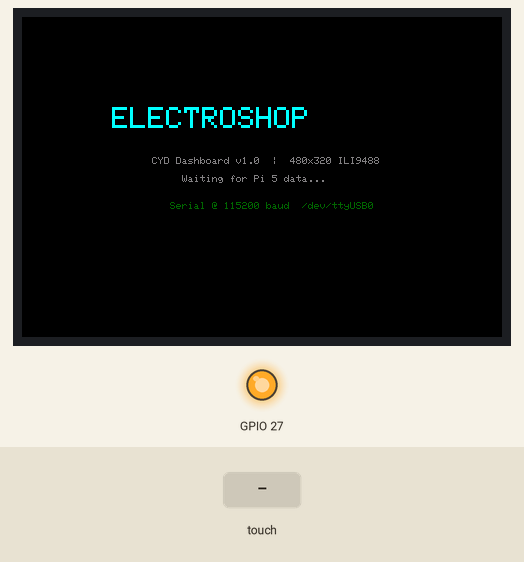
This sketch was run on a simulated ESP32. On the bench: 480×320 colour display, output pins drawn as LEDs (lit = HIGH). The inputs (shaded band) are chosen by the test bench.

Above: at 0.4 s.
4.5 s: screen touched at 87 % across, 90 % down
At 5.9 s:
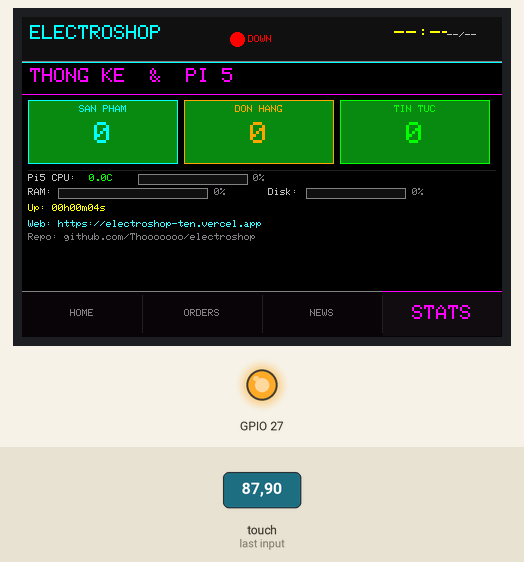
7.5 s: screen touched at 38 % across, 90 % down
At 9.2 s:
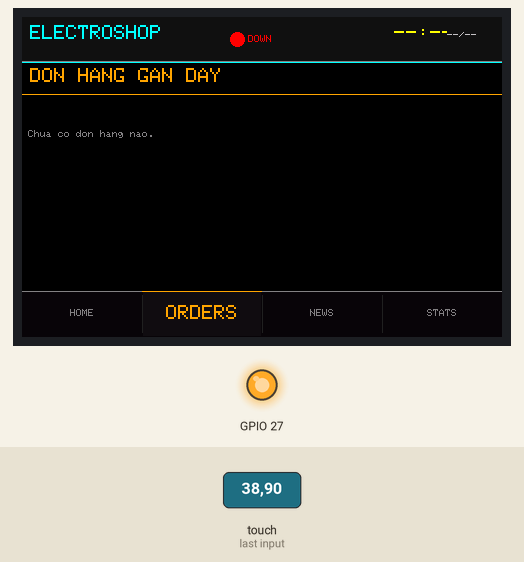
9.5 s: screen touched at 62 % across, 90 % down
At 10.7 s:
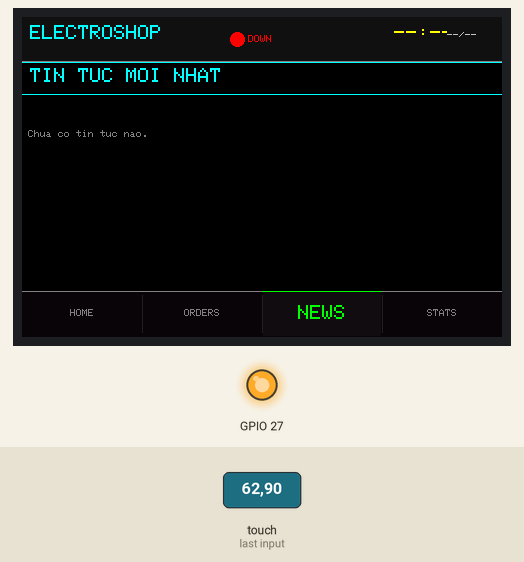
11.5 s: screen touched at 87 % across, 90 % down
At 12.9 s:
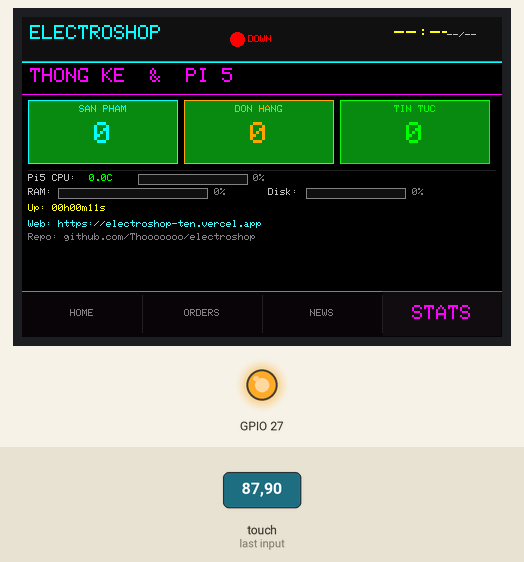
14.5 s: screen touched at 62 % across, 90 % down
At 15.7 s:
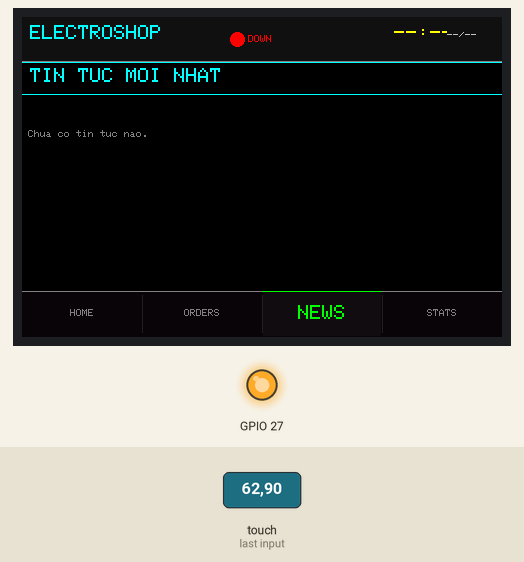
16.5 s: screen touched at 13 % across, 90 % down
At 18.1 s:
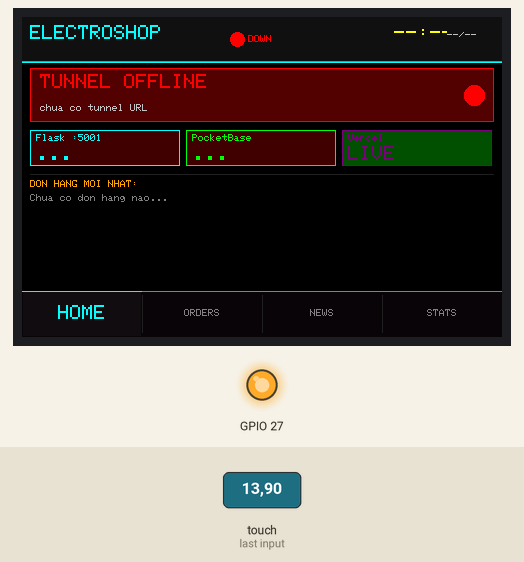
Timing chart, 0 to 19.5 s (numbered marks = the images above; inputs shaded):
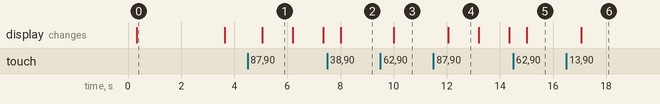

The sketch:

cyd_monitor.ino
```cpp
/*
 * cyd_monitor.ino — ElectroShop Dashboard cho CYD ESP32-2432S035
 * ═══════════════════════════════════════════════════════════════
 * Màn hình 3.5" ILI9488 (480×320, landscape)  |  Touch XPT2046
 * Nhận dữ liệu từ Pi 5 qua USB Serial (CH340C) @ 115200 baud
 *
 * THƯ VIỆN (Arduino Library Manager):
 *   - TFT_eSPI         (Bodmer)
 *   - ArduinoJson      (Benoit Blanchon)  v6+
 *
 * SAO CHÉP User_Setup.h vào thư mục TFT_eSPI trong libraries trước khi nạp!
 *
 * 4 TRANG cảm ứng:
 *   [HOME]  Tunnel + Flask + PocketBase + đơn mới nhất
 *   [ORDERS] 3 đơn hàng gần nhất
 *   [NEWS]   3 tin tức mới nhất
 *   [STATS]  Thống kê web + tài nguyên Pi 5
 */

#include <TFT_eSPI.h>
#include <ArduinoJson.h>
#include <SPI.h>

TFT_eSPI tft = TFT_eSPI();

// ── Màu sắc ──────────────────────────────────────────────
#define C_BG       0x0000
#define C_HEADER   0x1082
#define C_GRAY     0x8410
#define C_LGRAY    0xC618
#define C_WHITE    0xFFFF
#define C_CYAN     0x07FF
#define C_GREEN    0x07E0
#define C_DKGREEN  0x0320
#define C_RED      0xF800
#define C_DKRED    0x6000
#define C_YELLOW   0xFFE0
#define C_ORANGE   0xFD20
#define C_MAGENTA  0xF81F
#define C_BLUE     0x001F
#define C_DKBLUE   0x000F
#define C_PURPLE   0x780F
#define C_TEAL     0x0410

// ── Layout ───────────────────────────────────────────────
#define SCREEN_W  480
#define SCREEN_H  320
#define HEADER_H   44
#define NAV_H      46
#define CONTENT_Y (HEADER_H + 1)
#define CONTENT_H (SCREEN_H - HEADER_H - NAV_H - 2)
#define NAV_Y     (SCREEN_H - NAV_H)

// ── Trang ────────────────────────────────────────────────
#define PAGE_HOME   0
#define PAGE_ORDERS 1
#define PAGE_NEWS   2
#define PAGE_STATS  3
#define NUM_PAGES   4

// ── Touch calibration (chạy sketch calibration nếu lệch) ─
uint16_t calData[5] = { 275, 3620, 264, 3532, 1 };

// ── Dữ liệu nhận từ Pi ───────────────────────────────────
struct Order {
  String name, price, buyer, age;
};
struct NewsItem {
  String title, cat, age;
};

String g_time        = "--:--";
String g_date        = "--/--";
String g_tunnel      = "...";
String g_tunnel_url  = "";
String g_flask       = "...";
String g_pb          = "...";
int    g_prod_total  = 0;
int    g_orders_total= 0;
int    g_news_total  = 0;
// Pi 5 system
float  g_cpu_temp    = 0;
int    g_ram_pct     = 0;
int    g_disk_pct    = 0;
String g_pi_ip       = "";
int    g_cpu_pct     = 0;

Order    g_orders[3];
NewsItem g_news[3];
uint8_t  g_order_count = 0;
uint8_t  g_news_count  = 0;

// ── Trạng thái UI ─────────────────────────────────────────
int           currentPage = PAGE_HOME;
bool          needRedraw  = true;
unsigned long lastHeaderRedraw = 0;
unsigned long bootTime    = 0;
String        serialBuffer = "";

// ═══════════════════════════════════════════════════════════
//  HELPERS
// ═══════════════════════════════════════════════════════════
void fillBar(int x, int y, int w, int h, uint16_t c) {
  tft.fillRect(x, y, w, h, c);
}

// Vẽ thanh tiến trình ngang
void drawBar(int x, int y, int w, int h, int pct, uint16_t fg, uint16_t bg) {
  tft.drawRect(x, y, w, h, C_GRAY);
  fillBar(x+1, y+1, w-2, h-2, bg);
  int filled = ((w-2) * pct) / 100;
  if (filled > 0) fillBar(x+1, y+1, filled, h-2, fg);
}

// Màu theo phần trăm (xanh → vàng → đỏ)
uint16_t pctColor(int pct) {
  if (pct < 60) return C_GREEN;
  if (pct < 80) return C_YELLOW;
  return C_RED;
}

// ═══════════════════════════════════════════════════════════
//  HEADER — vẽ 1 lần khi fullRedraw
// ═══════════════════════════════════════════════════════════
void drawHeader() {
  fillBar(0, 0, SCREEN_W, HEADER_H, C_HEADER);

  // Logo (tĩnh, không đổi)
  tft.setTextColor(C_CYAN, C_HEADER);
  tft.setTextSize(2);
  tft.setCursor(8, 8);
  tft.print("ELECTROSHOP");

  // Tunnel dot
  bool ok = (g_tunnel == "ON");
  tft.fillCircle(215, HEADER_H/2, 7, ok ? C_GREEN : C_RED);
  tft.setTextSize(1);
  tft.setTextColor(ok ? C_GREEN : C_RED, C_HEADER);
  tft.setCursor(226, HEADER_H/2 - 4);
  tft.print(ok ? "LIVE" : "DOWN");

  // Đường kẻ
  tft.drawFastHLine(0, HEADER_H,   SCREEN_W, C_GRAY);
  tft.drawFastHLine(0, HEADER_H+1, SCREEN_W, C_CYAN);

  // Giờ + ngày
  tft.setTextColor(C_YELLOW, C_HEADER);
  tft.setTextSize(2);
  tft.setCursor(SCREEN_W - 108, 8);
  tft.print(g_time);
  tft.setTextSize(1);
  tft.setTextColor(C_LGRAY, C_HEADER);
  tft.setCursor(SCREEN_W - 55, 14);
  tft.print(g_date);

  // Dải màu dưới header
  tft.drawFastHLine(0, HEADER_H,   SCREEN_W, C_GRAY);
  tft.drawFastHLine(0, HEADER_H+1, SCREEN_W, C_CYAN);
}

// ═══════════════════════════════════════════════════════════
//  NAV BAR
// ═══════════════════════════════════════════════════════════
void drawNavBar() {
  const char* names[4] = { "HOME", "ORDERS", "NEWS", "STATS" };
  const uint16_t accents[4] = { C_CYAN, C_ORANGE, C_GREEN, C_MAGENTA };

  fillBar(0, NAV_Y, SCREEN_W, NAV_H, 0x0821);
  tft.drawFastHLine(0, NAV_Y, SCREEN_W, C_GRAY);

  int bw = SCREEN_W / NUM_PAGES;
  for (int i = 0; i < NUM_PAGES; i++) {
    int bx = i * bw;
    bool active = (i == currentPage);
    uint16_t bg = active ? 0x1062 : 0x0821;

    fillBar(bx+1, NAV_Y+1, bw-2, NAV_H-2, bg);

    // Accent bar trên top khi active
    if (active) tft.drawFastHLine(bx, NAV_Y, bw, accents[i]);

    tft.setTextColor(active ? accents[i] : C_GRAY, bg);
    tft.setTextSize(active ? 2 : 1);
    int fw = strlen(names[i]) * (active ? 12 : 6);
    tft.setCursor(bx + (bw - fw)/2, NAV_Y + (active ? 14 : 18));
    tft.print(names[i]);

    if (i > 0) tft.drawFastVLine(bx, NAV_Y+4, NAV_H-8, 0x2104);
  }
}

// ═══════════════════════════════════════════════════════════
//  PAGE 0: HOME
// ═══════════════════════════════════════════════════════════
void drawPageHome() {
  int x = 8, y = CONTENT_Y + 6;

  // ── Tunnel status card ──
  bool tunnelOk = (g_tunnel == "ON");
  uint16_t tbg = tunnelOk ? 0x0320 : 0x5000;
  uint16_t tfg = tunnelOk ? C_GREEN : C_RED;

  fillBar(x, y, SCREEN_W - 16, 54, tbg);
  tft.drawRect(x, y, SCREEN_W - 16, 54, tfg);

  tft.setTextColor(tfg, tbg);
  tft.setTextSize(2);
  tft.setCursor(x+10, y+6);
  tft.print("TUNNEL ");
  tft.print(tunnelOk ? "ONLINE  " : "OFFLINE ");
  tft.fillCircle(x + SCREEN_W - 36, y+27, 10, tfg);

  tft.setTextSize(1);
  tft.setTextColor(C_LGRAY, tbg);
  String urlShow = g_tunnel_url.length() > 0 ? g_tunnel_url : "chua co tunnel URL";
  if (urlShow.length() > 52) urlShow = urlShow.substring(0, 52);
  tft.setCursor(x+10, y+36);
  tft.print(urlShow);

  y += 62;

  // ── Service status row ──
  struct { const char* lbl; String* val; uint16_t color; } svcs[3] = {
    { "Flask :5001",  &g_flask, C_CYAN   },
    { "PocketBase",   &g_pb,    C_GREEN  },
    { "Vercel",       nullptr,  C_PURPLE },
  };
  int sw = (SCREEN_W - 16) / 3 - 4;
  for (int i = 0; i < 3; i++) {
    int sx = x + i*(sw+6);
    String val = (i < 2) ? *svcs[i].val : "LIVE";
    bool svcOk = (val == "ON" || val == "LIVE");
    uint16_t sbg = svcOk ? 0x0280 : 0x4000;
    fillBar(sx, y, sw, 36, sbg);
    tft.drawRect(sx, y, sw, 36, svcs[i].color);
    tft.setTextColor(svcs[i].color, sbg);
    tft.setTextSize(1);
    tft.setCursor(sx+6, y+4);
    tft.print(svcs[i].lbl);
    tft.setTextSize(2);
    tft.setCursor(sx+6, y+16);
    tft.print(val);
  }

  y += 44;

  // ── Đơn hàng mới nhất ──
  tft.drawFastHLine(x, y, SCREEN_W-16, 0x2104);
  y += 6;
  tft.setTextColor(C_ORANGE, C_BG);
  tft.setTextSize(1);
  tft.setCursor(x, y);
  tft.print("DON HANG MOI NHAT:");
  y += 14;

  if (g_order_count > 0) {
    tft.setTextColor(C_WHITE, C_BG);
    tft.setTextSize(1);
    String nm = g_orders[0].name;
    if (nm.length() > 34) nm = nm.substring(0, 34) + "..";
    tft.setCursor(x, y);
    tft.print(nm);
    tft.setTextColor(C_YELLOW, C_BG);
    tft.setCursor(x + 270, y);
    tft.print(g_orders[0].price + "d");
    y += 14;
    tft.setTextColor(C_GRAY, C_BG);
    tft.setCursor(x, y);
    String inf = "KH: " + g_orders[0].buyer + "   " + g_orders[0].age + " truoc";
    if (inf.length() > 58) inf = inf.substring(0, 58);
    tft.print(inf);
  } else {
    tft.setTextColor(C_GRAY, C_BG);
    tft.setCursor(x, y);
    tft.print("Chua co don hang nao...");
  }
}

// ═══════════════════════════════════════════════════════════
//  PAGE 1: ORDERS
// ═══════════════════════════════════════════════════════════
void drawPageOrders() {
  int x = 6, y = CONTENT_Y + 6;

  tft.setTextColor(C_ORANGE, C_BG);
  tft.setTextSize(2);
  tft.setCursor(x+2, y);
  tft.print("DON HANG GAN DAY");
  y += 26;
  tft.drawFastHLine(0, y, SCREEN_W, C_ORANGE);
  y += 6;

  if (g_order_count == 0) {
    tft.setTextColor(C_GRAY, C_BG);
    tft.setTextSize(1);
    tft.setCursor(x, y+30);
    tft.print("Chua co don hang nao.");
    return;
  }

  int cardH = (CONTENT_H - 40) / 3;
  for (int i = 0; i < g_order_count && i < 3; i++) {
    int cy = y + i*(cardH + 3);
    uint16_t cbg = (i % 2 == 0) ? 0x0C41 : 0x0821;
    fillBar(x, cy, SCREEN_W-12, cardH, cbg);
    tft.drawRect(x, cy, SCREEN_W-12, cardH, C_ORANGE);

    // Badge số thứ tự
    fillBar(x+2, cy+2, 22, cardH-4, C_ORANGE);
    tft.setTextColor(C_BG, C_ORANGE);
    tft.setTextSize(2);
    tft.setCursor(x+5, cy + cardH/2 - 8);
    tft.print(i+1);

    // Tên sản phẩm
    tft.setTextColor(C_WHITE, cbg);
    tft.setTextSize(1);
    String nm = g_orders[i].name;
    if (nm.length() > 40) nm = nm.substring(0, 40) + "..";
    tft.setCursor(x+30, cy+4);
    tft.print(nm);

    // Giá
    tft.setTextColor(C_YELLOW, cbg);
    tft.setTextSize(2);
    String pr = g_orders[i].price;
    if (pr.length() > 14) pr = pr.substring(0, 14);
    tft.setCursor(x+30, cy+18);
    tft.print(pr + "d");

    // Thông tin phụ
    tft.setTextColor(C_LGRAY, cbg);
    tft.setTextSize(1);
    tft.setCursor(x+30, cy+cardH-14);
    String inf = "KH: " + g_orders[i].buyer + "   " + g_orders[i].age;
    if (inf.length() > 46) inf = inf.substring(0, 46);
    tft.print(inf);
  }
}

// ═══════════════════════════════════════════════════════════
//  PAGE 2: NEWS
// ═══════════════════════════════════════════════════════════
void drawPageNews() {
  int x = 6, y = CONTENT_Y + 6;

  tft.setTextColor(C_CYAN, C_BG);
  tft.setTextSize(2);
  tft.setCursor(x+2, y);
  tft.print("TIN TUC MOI NHAT");
  y += 26;
  tft.drawFastHLine(0, y, SCREEN_W, C_CYAN);
  y += 6;

  if (g_news_count == 0) {
    tft.setTextColor(C_GRAY, C_BG);
    tft.setTextSize(1);
    tft.setCursor(x, y+30);
    tft.print("Chua co tin tuc nao.");
    return;
  }

  int cardH = (CONTENT_H - 40) / 3;
  const uint16_t catColors[3] = { C_CYAN, C_GREEN, C_MAGENTA };

  for (int i = 0; i < g_news_count && i < 3; i++) {
    int cy = y + i*(cardH + 3);
    uint16_t cbg = (i % 2 == 0) ? 0x0008 : 0x0420;
    uint16_t cc  = catColors[i % 3];

    fillBar(x, cy, SCREEN_W-12, cardH, cbg);
    tft.drawRect(x, cy, SCREEN_W-12, cardH, cc);

    // Badge category
    tft.setTextSize(1);
    String cat = g_news[i].cat;
    if (cat.length() > 10) cat = cat.substring(0, 10);
    int catW = cat.length() * 6 + 10;
    fillBar(x+2, cy+3, catW, 16, cc);
    tft.setTextColor(C_BG, cc);
    tft.setCursor(x+6, cy+5);
    tft.print(cat);

    // Tiêu đề (2 dòng nếu cần)
    tft.setTextColor(C_WHITE, cbg);
    String title = g_news[i].title;
    int titleX = catW + x + 8;

    if (title.length() <= 32) {
      tft.setCursor(titleX, cy + 7);
      tft.print(title);
    } else {
      tft.setCursor(titleX, cy + 3);
      tft.print(title.substring(0, 32));
      tft.setCursor(x+4, cy + 18);
      String rest = title.substring(32);
      if (rest.length() > 54) rest = rest.substring(0, 54) + "..";
      tft.print(rest);
    }

    // Thời gian + link
    tft.setTextColor(C_GRAY, cbg);
    tft.setCursor(x+4, cy + cardH - 13);
    tft.print(g_news[i].age + " truoc");

    tft.setTextColor(0x07BF, cbg);
    tft.setCursor(SCREEN_W - 115, cy + cardH - 13);
    tft.print("electroshop-ten.vercel.app");
  }
}

// ═══════════════════════════════════════════════════════════
//  PAGE 3: STATS
// ═══════════════════════════════════════════════════════════
void drawPageStats() {
  int x = 6, y = CONTENT_Y + 6;

  tft.setTextColor(C_MAGENTA, C_BG);
  tft.setTextSize(2);
  tft.setCursor(x+2, y);
  tft.print("THONG KE  &  PI 5");
  y += 26;
  tft.drawFastHLine(0, y, SCREEN_W, C_MAGENTA);
  y += 6;

  // ── 3 stat cards ──
  struct { const char* lbl; int val; uint16_t color; } cards[3] = {
    { "SAN PHAM",  g_prod_total,    C_CYAN   },
    { "DON HANG",  g_orders_total,  C_ORANGE },
    { "TIN TUC",   g_news_total,    C_GREEN  },
  };
  int cw = (SCREEN_W - 16) / 3 - 4;
  for (int i = 0; i < 3; i++) {
    int cx = x + i*(cw+6);
    uint16_t cbg = 0x0C42;
    fillBar(cx, y, cw, 64, cbg);
    tft.drawRect(cx, y, cw, 64, cards[i].color);
    tft.setTextColor(cards[i].color, cbg);
    tft.setTextSize(1);
    int lw = strlen(cards[i].lbl) * 6;
    tft.setCursor(cx + (cw-lw)/2, y+5);
    tft.print(cards[i].lbl);
    tft.setTextSize(3);
    String ns = String(cards[i].val);
    int nw = ns.length() * 18;
    tft.setCursor(cx + (cw-nw)/2, y+22);
    tft.print(ns);
  }

  y += 72;

  // ── Pi 5 System Info ──
  tft.drawFastHLine(x, y-2, SCREEN_W-12, 0x2104);

  // CPU Temp
  tft.setTextColor(C_LGRAY, C_BG);
  tft.setTextSize(1);
  tft.setCursor(x, y+2);
  tft.print("Pi5 CPU:");
  uint16_t tempColor = (g_cpu_temp < 65) ? C_GREEN : (g_cpu_temp < 75) ? C_YELLOW : C_RED;
  tft.setTextColor(tempColor, C_BG);
  tft.setCursor(x+55, y+2);
  char tempBuf[10];
  dtostrf(g_cpu_temp, 4, 1, tempBuf);
  tft.print(tempBuf); tft.print("C");

  // CPU bar
  drawBar(x+110, y+2, 110, 11, g_cpu_pct, pctColor(g_cpu_pct), 0x1082);
  tft.setTextColor(C_GRAY, C_BG);
  tft.setCursor(x+225, y+2);
  tft.print(String(g_cpu_pct) + "%");

  y += 16;

  // RAM
  tft.setTextColor(C_LGRAY, C_BG);
  tft.setCursor(x, y);
  tft.print("RAM:");
  drawBar(x+30, y, 150, 11, g_ram_pct, pctColor(g_ram_pct), 0x1082);
  tft.setTextColor(C_GRAY, C_BG);
  tft.setCursor(x+186, y);
  tft.print(String(g_ram_pct) + "%");

  // Disk
  tft.setTextColor(C_LGRAY, C_BG);
  tft.setCursor(x+240, y);
  tft.print("Disk:");
  drawBar(x+278, y, 100, 11, g_disk_pct, pctColor(g_disk_pct), 0x1082);
  tft.setTextColor(C_GRAY, C_BG);
  tft.setCursor(x+384, y);
  tft.print(String(g_disk_pct) + "%");

  y += 16;

  // IP + Uptime
  unsigned long up = (millis() - bootTime) / 1000;
  char uptimeBuf[24];
  sprintf(uptimeBuf, "Up: %02luh%02lum%02lus", up/3600, (up%3600)/60, up%60);
  tft.setTextColor(C_YELLOW, C_BG);
  tft.setCursor(x, y);
  tft.print(uptimeBuf);

  if (g_pi_ip.length() > 0) {
    tft.setTextColor(C_TEAL, C_BG);
    tft.setCursor(x+160, y);
    tft.print("IP: " + g_pi_ip);
  }

  y += 16;

  // Links
  tft.setTextColor(0x47DF, C_BG);
  tft.setCursor(x, y);
  tft.print("Web: https://electroshop-ten.vercel.app");
  y += 13;
  tft.setTextColor(C_GRAY, C_BG);
  tft.setCursor(x, y);
  tft.print("Repo: github.com/Thooooooo/electroshop");
}

// ═══════════════════════════════════════════════════════════
//  FULL REDRAW
// ═══════════════════════════════════════════════════════════
void drawCurrentPage() {
  fillBar(0, CONTENT_Y+2, SCREEN_W, CONTENT_H, C_BG);
  switch (currentPage) {
    case PAGE_HOME:   drawPageHome();   break;
    case PAGE_ORDERS: drawPageOrders(); break;
    case PAGE_NEWS:   drawPageNews();   break;
    case PAGE_STATS:  drawPageStats();  break;
  }
  drawNavBar();
}

void fullRedraw() {
  tft.fillScreen(C_BG);
  drawHeader();
  drawCurrentPage();
}

// ═══════════════════════════════════════════════════════════
//  JSON PARSER
// ═══════════════════════════════════════════════════════════
void parseJson(String& raw) {
  StaticJsonDocument<3072> doc;
  if (deserializeJson(doc, raw) != DeserializationError::Ok) return;

  if (doc["t"])           g_time         = doc["t"].as<String>();
  if (doc["d"])           g_date         = doc["d"].as<String>();
  if (doc["tunnel"])      g_tunnel       = doc["tunnel"].as<String>();
  if (doc["tunnel_url"])  g_tunnel_url   = doc["tunnel_url"].as<String>();
  if (doc["flask"])       g_flask        = doc["flask"].as<String>();
  if (doc["pb"])          g_pb           = doc["pb"].as<String>();

  // Stats
  if (doc["stats"]) {
    g_prod_total    = doc["stats"]["products"]     | 0;
    g_orders_total  = doc["stats"]["orders_total"] | 0;
    g_news_total    = doc["stats"]["news_total"]   | 0;
  }

  // Pi system
  if (doc["sys"]) {
    g_cpu_temp = doc["sys"]["cpu_temp"] | 0.0f;
    g_ram_pct  = doc["sys"]["ram_pct"]  | 0;
    g_disk_pct = doc["sys"]["disk_pct"] | 0;
    g_cpu_pct  = doc["sys"]["cpu_pct"]  | 0;
    g_pi_ip    = doc["sys"]["ip"]       | "";
  }

  // Orders
  if (doc["orders"]) {
    JsonArray arr = doc["orders"].as<JsonArray>();
    g_order_count = 0;
    for (JsonObject o : arr) {
      if (g_order_count >= 3) break;
      g_orders[g_order_count] = {
        o["name"]  | "Unknown",
        o["price"] | "0",
        o["by"]    | "?",
        o["age"]   | "?"
      };
      g_order_count++;
    }
  }

  // News
  if (doc["news"]) {
    JsonArray arr = doc["news"].as<JsonArray>();
    g_news_count = 0;
    for (JsonObject n : arr) {
      if (g_news_count >= 3) break;
      g_news[g_news_count] = {
        n["title"] | "No title",
        n["cat"]   | "?",
        n["age"]   | "?"
      };
      g_news_count++;
    }
  }

  needRedraw = true;
}

// ═══════════════════════════════════════════════════════════
//  SETUP
// ═══════════════════════════════════════════════════════════
void setup() {
  Serial.begin(115200);

  // Backlight
  pinMode(27, OUTPUT);
  digitalWrite(27, HIGH);

  tft.init();
  tft.setRotation(1);   // Landscape 480×320
  tft.fillScreen(C_BG);
  tft.setTouch(calData);

  bootTime = millis();

  // Splash screen
  tft.setTextColor(C_CYAN, C_BG);
  tft.setTextSize(3);
  tft.setCursor(90, 90);
  tft.print("ELECTROSHOP");
  tft.setTextSize(1);
  tft.setTextColor(C_GRAY, C_BG);
  tft.setCursor(130, 140);
  tft.print("CYD Dashboard v1.0  |  480x320 ILI9488");
  tft.setCursor(160, 158);
  tft.print("Waiting for Pi 5 data...");
  tft.setTextColor(C_DKGREEN, C_BG);
  tft.setCursor(148, 185);
  tft.print("Serial @ 115200 baud  /dev/ttyUSB0");

  delay(2500);
  fullRedraw();
}

// ═══════════════════════════════════════════════════════════
//  LOOP
// ═══════════════════════════════════════════════════════════
void loop() {
  // Đọc Serial (JSON newline-terminated)
  while (Serial.available()) {
    char c = Serial.read();
    if (c == '\n') {
      serialBuffer.trim();
      if (serialBuffer.length() > 5 && serialBuffer[0] == '{') {
        parseJson(serialBuffer);
      }
      serialBuffer = "";
    } else {
      if (serialBuffer.length() < 2048) serialBuffer += c;
    }
  }

  // Touch — chuyển trang
  uint16_t tx, ty;
  if (tft.getTouch(&tx, &ty)) {
    delay(25);
    if (tft.getTouch(&tx, &ty)) {
      if (ty >= NAV_Y) {
        int newPage = (int)tx / (SCREEN_W / NUM_PAGES);
        if (newPage >= 0 && newPage < NUM_PAGES && newPage != currentPage) {
          currentPage = newPage;
          needRedraw = true;
        }
      }
      while (tft.getTouch(&tx, &ty)) delay(10);
    }
  }

  // Vẽ lại khi có dữ liệu mới
  if (needRedraw) {
    fullRedraw();
    needRedraw = false;
    lastHeaderRedraw = millis();
    return;
  }

  // Cập nhật header mỗi giây (đồng hồ chạy liên tục)
  if (millis() - lastHeaderRedraw >= 1000) {
    drawHeader();
    // STATS page có uptime → redraw nếu đang ở đó
    if (currentPage == PAGE_STATS) {
      drawPageStats();
      drawNavBar();
    }
    lastHeaderRedraw = millis();
  }
}
```

Measured:
- after the input at 4.5 s, the display: changes after 0.56 s (image 1)
- after the input at 7.5 s, the display: changes after 0.51 s (image 2)
- after the input at 9.5 s, the display: changes after 0.51 s (image 3)
- after the input at 11.5 s, the display: changes after 0.56 s (image 4)
- after the input at 14.5 s, the display: changes after 0.51 s (image 5)
- after the input at 16.5 s, the display: changes after 0.56 s (image 6)
- what the display in image 0 shows lasts 3.3 s, from 0.3 s to 3.6 s
